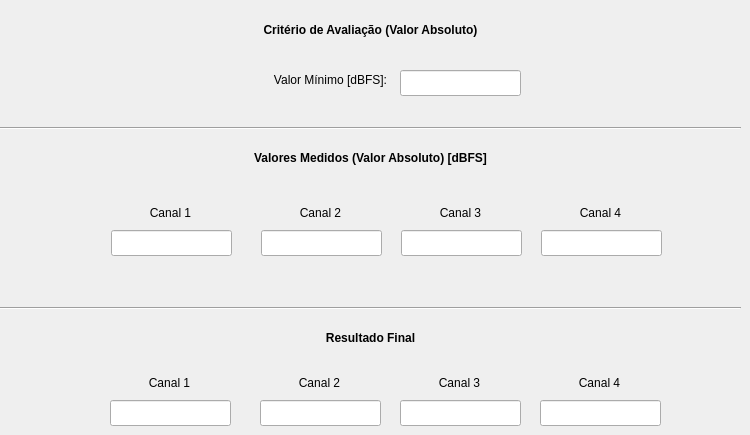
   <widget class="QWidget" name="Tab_SNR">
    <attribute name="title">
     <string>SNR</string>
    </attribute>
    <widget class="QLabel" name="label_25">
     <property name="geometry">
      <rect>
       <x>260</x>
       <y>70</y>
       <width>141</width>
       <height>21</height>
      </rect>
     </property>
     <property name="text">
      <string>&lt;html&gt;&lt;head/&gt;&lt;body&gt;&lt;p align=&quot;center&quot;&gt;Valor Mínimo [dBFS]:&lt;/p&gt;&lt;/body&gt;&lt;/html&gt;</string>
     </property>
    </widget>
    <widget class="QLabel" name="label_26">
     <property name="geometry">
      <rect>
       <x>0</x>
       <y>20</y>
       <width>741</width>
       <height>20</height>
      </rect>
     </property>
     <property name="text">
      <string>&lt;html&gt;&lt;head/&gt;&lt;body&gt;&lt;p align=&quot;center&quot;&gt;&lt;span style=&quot; font-weight:600;&quot;&gt;Critério de Avaliação (Valor Absoluto)&lt;/span&gt;&lt;/p&gt;&lt;/body&gt;&lt;/html&gt;</string>
     </property>
    </widget>
    <widget class="Line" name="line_3">
     <property name="geometry">
      <rect>
       <x>0</x>
       <y>120</y>
       <width>741</width>
       <height>16</height>
      </rect>
     </property>
     <property name="orientation">
      <enum>Qt::Horizontal</enum>
     </property>
    </widget>
    <widget class="QLabel" name="label_28">
     <property name="geometry">
      <rect>
       <x>0</x>
       <y>150</y>
       <width>741</width>
       <height>16</height>
      </rect>
     </property>
     <property name="text">
      <string>&lt;html&gt;&lt;head/&gt;&lt;body&gt;&lt;p align=&quot;center&quot;&gt;&lt;span style=&quot; font-weight:600;&quot;&gt;Valores Medidos (Valor Absoluto) [dBFS]&lt;/span&gt;&lt;/p&gt;&lt;/body&gt;&lt;/html&gt;</string>
     </property>
    </widget>
    <widget class="Line" name="line_4">
     <property name="geometry">
      <rect>
       <x>0</x>
       <y>300</y>
       <width>741</width>
       <height>16</height>
      </rect>
     </property>
     <property name="orientation">
      <enum>Qt::Horizontal</enum>
     </property>
    </widget>
    <widget class="QLabel" name="label_29">
     <property name="geometry">
      <rect>
       <x>0</x>
       <y>330</y>
       <width>741</width>
       <height>16</height>
      </rect>
     </property>
     <property name="text">
      <string>&lt;html&gt;&lt;head/&gt;&lt;body&gt;&lt;p align=&quot;center&quot;&gt;&lt;span style=&quot; font-weight:600;&quot;&gt;Resultado Final&lt;/span&gt;&lt;/p&gt;&lt;/body&gt;&lt;/html&gt;</string>
     </property>
    </widget>
    <widget class="QLineEdit" name="SNR_RESULT_CH1">
     <property name="geometry">
      <rect>
       <x>110</x>
       <y>400</y>
       <width>121</width>
       <height>26</height>
      </rect>
     </property>
    </widget>
    <widget class="QLabel" name="label_30">
     <property name="geometry">
      <rect>
       <x>109</x>
       <y>370</y>
       <width>121</width>
       <height>26</height>
      </rect>
     </property>
     <property name="text">
      <string>&lt;html&gt;&lt;head/&gt;&lt;body&gt;&lt;p align=&quot;center&quot;&gt;Canal 1&lt;/p&gt;&lt;/body&gt;&lt;/html&gt;</string>
     </property>
    </widget>
    <widget class="QLineEdit" name="SNR_RESULT_CH2">
     <property name="geometry">
      <rect>
       <x>260</x>
       <y>400</y>
       <width>121</width>
       <height>26</height>
      </rect>
     </property>
    </widget>
    <widget class="QLabel" name="label_31">
     <property name="geometry">
      <rect>
       <x>259</x>
       <y>370</y>
       <width>121</width>
       <height>26</height>
      </rect>
     </property>
     <property name="text">
      <string>&lt;html&gt;&lt;head/&gt;&lt;body&gt;&lt;p align=&quot;center&quot;&gt;Canal 2&lt;/p&gt;&lt;/body&gt;&lt;/html&gt;</string>
     </property>
    </widget>
    <widget class="QLineEdit" name="SNR_RESULT_CH3">
     <property name="geometry">
      <rect>
       <x>400</x>
       <y>400</y>
       <width>121</width>
       <height>26</height>
      </rect>
     </property>
    </widget>
    <widget class="QLabel" name="label_32">
     <property name="geometry">
      <rect>
       <x>399</x>
       <y>370</y>
       <width>121</width>
       <height>26</height>
      </rect>
     </property>
     <property name="text">
      <string>&lt;html&gt;&lt;head/&gt;&lt;body&gt;&lt;p align=&quot;center&quot;&gt;Canal 3&lt;/p&gt;&lt;/body&gt;&lt;/html&gt;</string>
     </property>
    </widget>
    <widget class="QLineEdit" name="SNR_RESULT_CH4">
     <property name="geometry">
      <rect>
       <x>540</x>
       <y>400</y>
       <width>121</width>
       <height>26</height>
      </rect>
     </property>
    </widget>
    <widget class="QLabel" name="label_33">
     <property name="geometry">
      <rect>
       <x>539</x>
       <y>370</y>
       <width>121</width>
       <height>26</height>
      </rect>
     </property>
     <property name="text">
      <string>&lt;html&gt;&lt;head/&gt;&lt;body&gt;&lt;p align=&quot;center&quot;&gt;Canal 4&lt;/p&gt;&lt;/body&gt;&lt;/html&gt;</string>
     </property>
    </widget>
    <widget class="QLineEdit" name="SNR_VALOR_MEDIDO_CH3">
     <property name="geometry">
      <rect>
       <x>401</x>
       <y>230</y>
       <width>121</width>
       <height>26</height>
      </rect>
     </property>
    </widget>
    <widget class="QLineEdit" name="SNR_VALOR_MEDIDO_CH1">
     <property name="geometry">
      <rect>
       <x>111</x>
       <y>230</y>
       <width>121</width>
       <height>26</height>
      </rect>
     </property>
    </widget>
    <widget class="QLabel" name="label_34">
     <property name="geometry">
      <rect>
       <x>260</x>
       <y>200</y>
       <width>121</width>
       <height>26</height>
      </rect>
     </property>
     <property name="text">
      <string>&lt;html&gt;&lt;head/&gt;&lt;body&gt;&lt;p align=&quot;center&quot;&gt;Canal 2&lt;/p&gt;&lt;/body&gt;&lt;/html&gt;</string>
     </property>
    </widget>
    <widget class="QLineEdit" name="SNR_VALOR_MEDIDO_CH2">
     <property name="geometry">
      <rect>
       <x>261</x>
       <y>230</y>
       <width>121</width>
       <height>26</height>
      </rect>
     </property>
    </widget>
    <widget class="QLabel" name="label_35">
     <property name="geometry">
      <rect>
       <x>540</x>
       <y>200</y>
       <width>121</width>
       <height>26</height>
      </rect>
     </property>
     <property name="text">
      <string>&lt;html&gt;&lt;head/&gt;&lt;body&gt;&lt;p align=&quot;center&quot;&gt;Canal 4&lt;/p&gt;&lt;/body&gt;&lt;/html&gt;</string>
     </property>
    </widget>
    <widget class="QLabel" name="label_36">
     <property name="geometry">
      <rect>
       <x>110</x>
       <y>200</y>
       <width>121</width>
       <height>26</height>
      </rect>
     </property>
     <property name="text">
      <string>&lt;html&gt;&lt;head/&gt;&lt;body&gt;&lt;p align=&quot;center&quot;&gt;Canal 1&lt;/p&gt;&lt;/body&gt;&lt;/html&gt;</string>
     </property>
    </widget>
    <widget class="QLineEdit" name="SNR_VALOR_MEDIDO_CH4">
     <property name="geometry">
      <rect>
       <x>541</x>
       <y>230</y>
       <width>121</width>
       <height>26</height>
      </rect>
     </property>
    </widget>
    <widget class="QLabel" name="label_37">
     <property name="geometry">
      <rect>
       <x>400</x>
       <y>200</y>
       <width>121</width>
       <height>26</height>
      </rect>
     </property>
     <property name="text">
      <string>&lt;html&gt;&lt;head/&gt;&lt;body&gt;&lt;p align=&quot;center&quot;&gt;Canal 3&lt;/p&gt;&lt;/body&gt;&lt;/html&gt;</string>
     </property>
    </widget>
    <widget class="QLineEdit" name="SNR_CRITERIO">
     <property name="geometry">
      <rect>
       <x>400</x>
       <y>70</y>
       <width>121</width>
       <height>26</height>
      </rect>
     </property>
    </widget>
   </widget>
